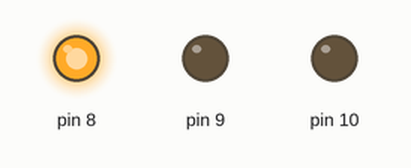
This sketch was run on a simulated Arduino Uno, built with avr-gcc and run on an emulated ATmega328P. On the bench: output pins drawn as LEDs (lit = HIGH).

Above: at 0.2 s.
At 1.2 s:
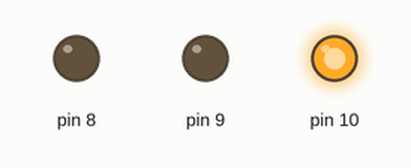
At 3.7 s:
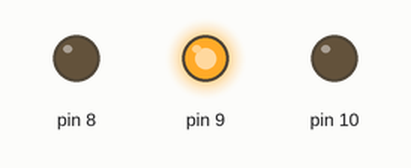
Timing chart, 0 to 4.6 s (numbered marks = the images above):
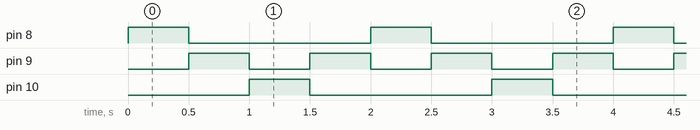

The sketch:

led_stanga-dreapta.ino
```cpp
int delay_time(500);

void setup() {
  // put your setup code here, to run once:
  pinMode(8, OUTPUT);
  pinMode(9, OUTPUT);
  pinMode(10, OUTPUT);
}

void loop() {
  // put your main code here, to run repeatedly:
  digitalWrite(8, HIGH);
  digitalWrite(9, LOW);
  digitalWrite(10, LOW);
  delay(delay_time);

  digitalWrite(8, LOW);
  digitalWrite(9, HIGH);
  digitalWrite(10, LOW);
  delay(delay_time);

  digitalWrite(8, LOW);
  digitalWrite(9, LOW);
  digitalWrite(10, HIGH);
  delay(delay_time);

  digitalWrite(8, LOW);
  digitalWrite(9, HIGH);
  digitalWrite(10, LOW);
  delay(delay_time);
}
```

Measured:
- by itself, pin 8, pin 10: alternates HIGH for 0.50 s and LOW for 1.5 s
- by itself, pin 9: alternates HIGH for 0.50 s and LOW for 0.50 s
- by itself, everything shown: repeats every 2.0 s, in 4 steps
